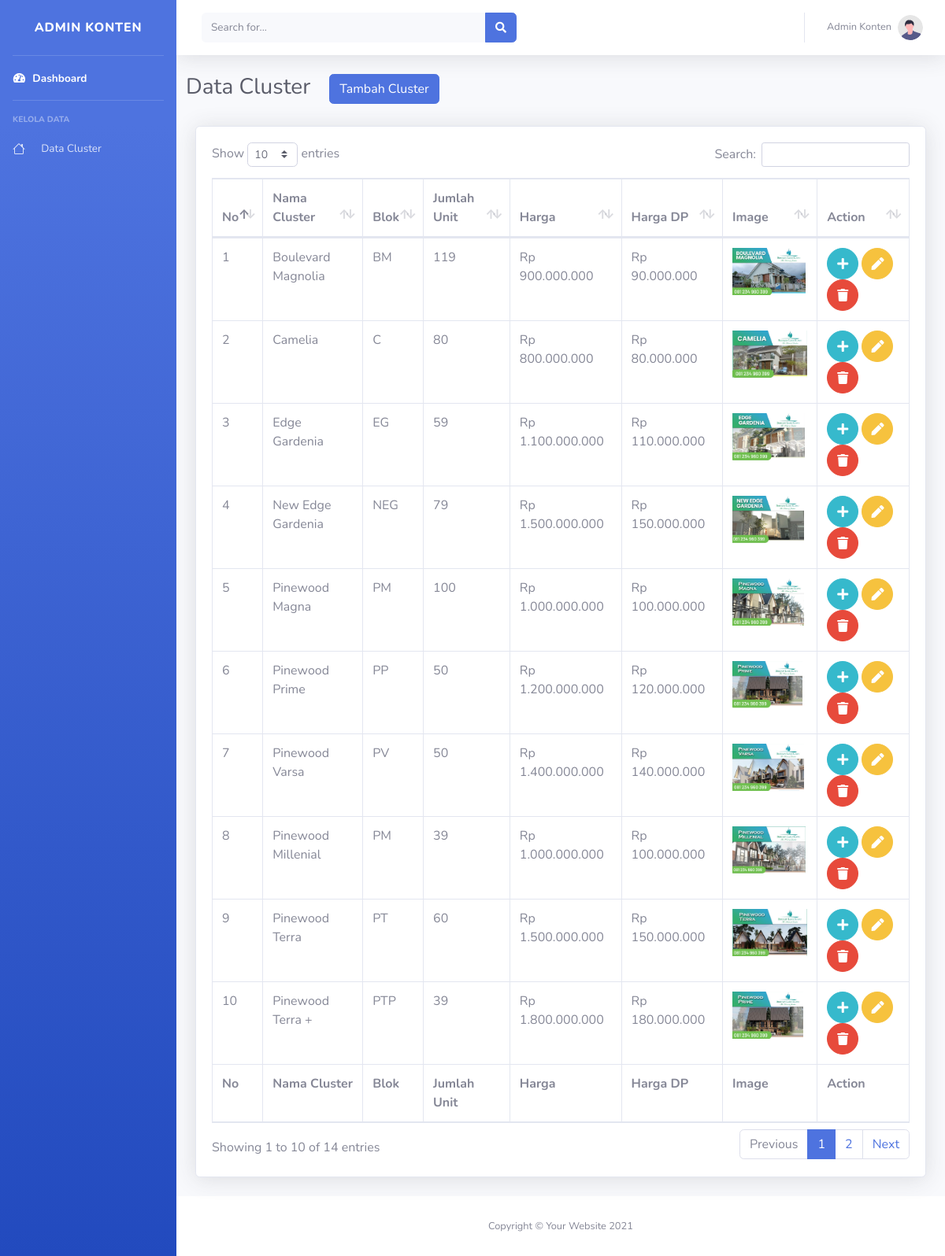
Page /admin/cluster.php (signed in) on the committed database.
### tables this page shows
CREATE TABLE `cluster` (
  `id_cluster` int(11) NOT NULL,
  `foto_cluster` varchar(100) NOT NULL,
  `nama_cluster` varchar(100) NOT NULL,
  `blok` varchar(100) NOT NULL,
  `jumlah_unit` int(100) NOT NULL,
  `harga` varchar(100) NOT NULL,
  `harga_dp` varchar(100) NOT NULL,
  `filter` varchar(11) NOT NULL,
  `jenis_cluster` varchar(50) NOT NULL
);

### admin/cluster.php (the view, shortened to what this page needs)
<?php
$userName = $_SESSION['name'];
?>
<!DOCTYPE html>
<html lang="en">
<head>
    <link href="vendor/fontawesome-free/css/all.min.css" rel="stylesheet" type="text/css">
    <link href="css/sb-admin-2.min.css" rel="stylesheet">
    <link href="vendor/datatables/dataTables.bootstrap4.min.css" rel="stylesheet">
</head>
<body id="page-top">
    <div id="wrapper">
        <ul class="navbar-nav bg-gradient-primary sidebar sidebar-dark accordion" id="accordionSidebar">
            <a class="sidebar-brand d-flex align-items-center justify-content-center" href="index.php">
                <div class="sidebar-brand-text mx-3">Admin Konten</div>
            </a>
            <hr class="sidebar-divider my-0">
            <li class="nav-item active">
                <a class="nav-link" href="index.php">
                    <i class="fas fa-fw fa-tachometer-alt"></i>
                    <span>Dashboard</span></a>
            </li>
            <hr class="sidebar-divider">
            <div class="sidebar-heading">
                Kelola Data
            </div>
            <li class="nav-item">
                <a class="nav-link" href="cluster.php">
                    <span class="ml-3">Data Cluster</span></a>
            </li>
        </ul>
        <div id="content-wrapper" class="d-flex flex-column">
            <div id="content">
                <nav class="navbar navbar-expand navbar-light bg-white topbar mb-4 static-top shadow">
                    <form class="d-none d-sm-inline-block form-inline mr-auto ml-md-3 my-2 my-md-0 mw-100 navbar-search">
                        <div class="input-group">
                            <input type="text" class="form-control bg-light border-0 small" placeholder="Search for..." aria-label="Search" aria-describedby="basic-addon2">
                            <div class="input-group-append">
                                <button class="btn btn-primary" type="button">
                                    <i class="fas fa-search fa-sm"></i>
                                </button>
                            </div>
                        </div>
                    </form>
                    <ul class="navbar-nav ml-auto">
                        <li class="nav-item dropdown no-arrow">
                            <a class="nav-link dropdown-toggle" href="#" id="userDropdown" role="button" data-toggle="dropdown" aria-haspopup="true" aria-expanded="false">
                                <span class="mr-2 d-none d-lg-inline text-gray-600 small"><?php echo $userName ?></span>
                                <img class="img-profile rounded-circle" src="img/undraw_profile.svg">
                            </a>
                        </li>
                    </ul>
                </nav>
                <div class="container-fluid">
                    <div class="row">
                        <h1 class="h3 mb-2 text-gray-800">Data Cluster</h1>
                        <a href="../admin/tambah_cluster.php"><button type="button" class="btn btn-primary ml-4">Tambah Cluster</button></a>
                    </div>
                    <div class="card shadow mb-4 mt-4">
                        <div class="card-body">
                            <div class="table-responsive">
                                <table class="table table-bordered" id="dataTable" width="100%" cellspacing="0">
                                    <thead>
                                        <tr>
                                            <th>No</th>
                                            <th>Nama Cluster</th>
                                            <th>Blok</th>
                                            <th>Jumlah Unit</th>
                                            <th>Harga</th>
                                            <th>Harga DP</th>
                                            <th>Image</th>
                                            <th>Action</th>
                                        </tr>
                                    </thead>
                                    <tfoot>
                                        <tr>
                                            <th>No</th>
                                            <th>Nama Cluster</th>
                                            <th>Blok</th>
                                            <th>Jumlah Unit</th>
                                            <th>Harga</th>
                                            <th>Harga DP</th>
                                            <th>Image</th>
                                            <th>Action</th>
                                        </tr>
                                    </tfoot>
                                    <tbody>
                                        <?php
                                        include 'koneksi.php';
                                        $no = 1;
                                        $cluster = mysqli_query($koneksi, "SELECT * FROM cluster");
                                        while ($row = mysqli_fetch_array($cluster)) {
                                            $nama_cluster = $row['nama_cluster'];
                                            $blok = $row['blok'];
                                            $jumlah_unit = $row['jumlah_unit'];
                                            $harga = $row['harga'];
                                            $hargaDp = $row['harga_dp'];
                                        ?>
                                            <tr>
                                                <td><?php echo $no++ ?></td>
                                                <td><?php echo $nama_cluster ?></td>
                                                <td><?php echo $blok ?></td>
                                                <td><?php echo $jumlah_unit ?></td>
                                                <td><?php echo $harga ?></td>
                                                <td><?php echo $hargaDp ?></td>
                                                <td><img src="../img/images_cluster/<?php echo $row['foto_cluster']; ?>" height="60px"></td>
                                                <td>
                                                    <a href="../admin/tambah_spek.php?id=<?php echo $row['id_cluster']; ?>" class="btn btn-info btn-circle <?php echo $dis; ?>"><i class="fa fa-plus"></i></a>
                                                    <a href="../admin/edit_cluster.php?id=<?php echo $row['id_cluster']; ?>" class="btn btn-warning btn-circle <?php echo $dis; ?>"><i class="fa fa-pen"></i></a>
                                                    <a href="javascript:del(<?php echo $row['id_cluster']; ?>)" class="btn btn-danger btn-circle <?php echo $dis; ?>"><i class="fa fa-trash"></i></a>
                                                </td>
                                            </tr>
                                        <?php
                                        }
                                        ?>
                                    </tbody>
                                </table>
                            </div>
                        </div>
                    </div>
                </div>
            </div>
            <footer class="sticky-footer bg-white">
                <div class="container my-auto">
                    <div class="copyright text-center my-auto">
                        <span>Copyright &copy; Your Website 2021</span>
                    </div>
                </div>
            </footer>
        </div>
    </div>
</body>
</html>

### rows in the picture
cluster: nama_cluster "Boulevard Magnolia", blok "BM", jumlah_unit "119", harga "Rp 900.000.000", harga_dp "Rp 90.000.000", foto_cluster (picture)
cluster: nama_cluster "Camelia", blok "C", jumlah_unit "80", harga "Rp 800.000.000", harga_dp "Rp 80.000.000", foto_cluster (picture)
cluster: nama_cluster "Edge Gardenia", blok "EG", jumlah_unit "59", harga "Rp 1.100.000.000", harga_dp "Rp 110.000.000", foto_cluster (picture)
cluster: nama_cluster "New Edge Gardenia", blok "NEG", jumlah_unit "79", harga "Rp 1.500.000.000", harga_dp "Rp 150.000.000", foto_cluster (picture)
cluster: nama_cluster "Pinewood Magna", blok "PM", jumlah_unit "100", harga "Rp 1.000.000.000", harga_dp "Rp 100.000.000", foto_cluster (picture)
cluster: nama_cluster "Pinewood Prime", blok "PP", jumlah_unit "50", harga "Rp 1.200.000.000", harga_dp "Rp 120.000.000", foto_cluster (picture)
cluster: nama_cluster "Pinewood Varsa", blok "PV", jumlah_unit "50", harga "Rp 1.400.000.000", harga_dp "Rp 140.000.000", foto_cluster (picture)
cluster: nama_cluster "Pinewood Millenial", blok "PM", jumlah_unit "39", harga "Rp 1.000.000.000", harga_dp "Rp 100.000.000", foto_cluster (picture)
cluster: nama_cluster "Pinewood Terra", blok "PT", jumlah_unit "60", harga "Rp 1.500.000.000", harga_dp "Rp 150.000.000", foto_cluster (picture)
cluster: nama_cluster "Pinewood Terra +", blok "PTP", jumlah_unit "39", harga "Rp 1.800.000.000", harga_dp "Rp 180.000.000", foto_cluster (picture)

### other values in the picture
$userName "Admin Konten"
